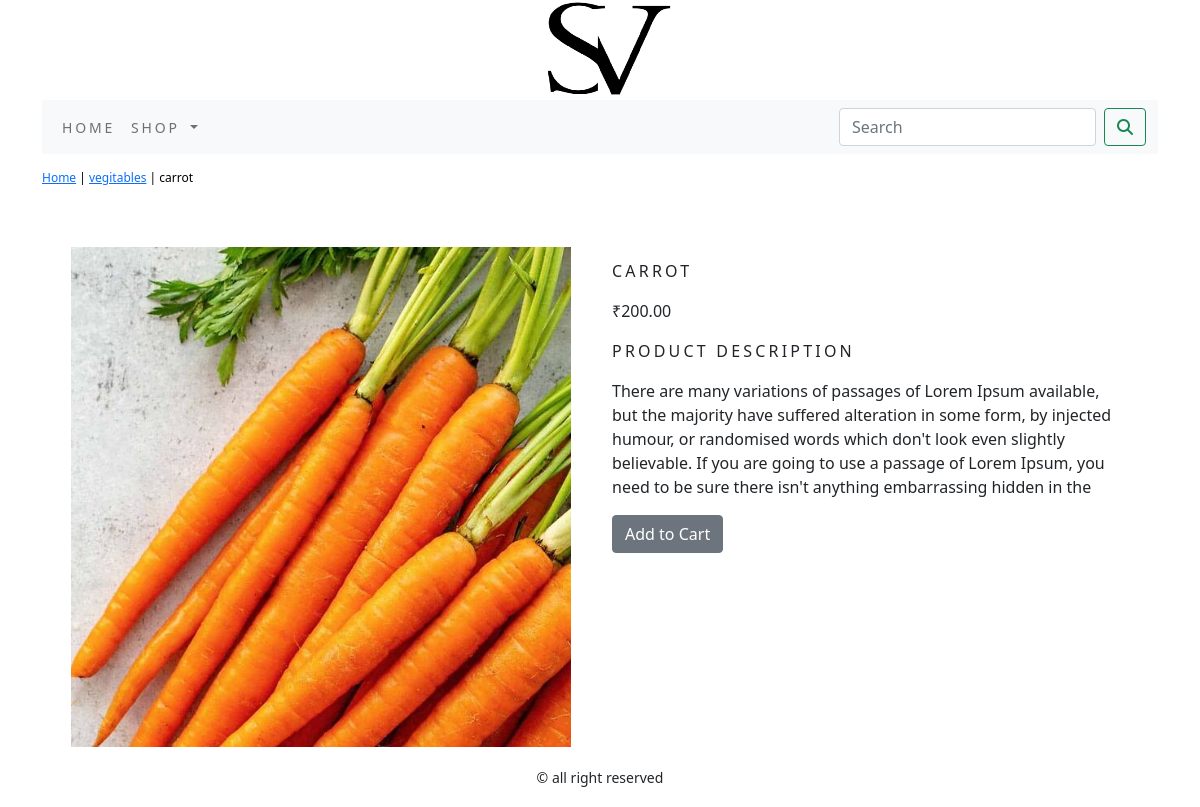
The page /shop/vegitables-stock/carrot/ on the database its author committed.
### shop/models.py (models this page shows, shortened)
class Product(models.Model):
    name = models.CharField(max_length=250, unique=True)
    slug = models.SlugField(max_length=250, unique=True)
    description = models.TextField(blank=True)
    price = models.DecimalField(max_digits=10, decimal_places=2)
    category = models.ForeignKey(Category, on_delete=models.CASCADE)
    image = models.ImageField(upload_to='product', blank=True)
    stock = models.IntegerField()
    available = models.BooleanField(default=True)
    created = models.DateTimeField(auto_now_add=True)
    updated = models.DateTimeField(auto_now=True)
    class Meta:
        ordering = ('name',)
        verbose_name = 'product'
        verbose_name_plural = 'products'

class Category(models.Model):
    name = models.CharField(max_length=250, unique=True)
    slug = models.SlugField(max_length=250, unique=True)
    description = models.TextField(blank=True)
    image = models.ImageField(upload_to='category', blank=True)
    class Meta:
        ordering = ('name',)
        verbose_name = 'category'
        verbose_name_plural = 'categories'
    def get_url(self):
        return reverse('shop:products_by_category', args=[self.slug])
    def __str__(self):
        return '{}'.format(self.name)

### shop/views.py (the view)
# urls.py: path('<slug:c_slug>/<slug:product_slug>/', views.proDetail, name='prodCatdetail'),
def proDetail(request, c_slug, product_slug):
    try:
        product = Product.objects.get(category__slug=c_slug, slug=product_slug)
    except Exception as e:
        raise e
    return render(request, 'product.html', {'product': product})

### cart/context_processors.py (called while the page is built)
def counter(request):
    item_count = 0
    if 'admin' in request.path:
        return {}
    else:
        try:
            cart = Cart.objects.filter(cart_id=_cart_id(request))
            cart_items = CartItem.objects.all().filter(cart=cart[:1])
            for cart_item in cart_items:
                item_count += cart_item.quantity
        except Cart.DoesNotExist:
            item_count = 0
    return dict(item_count=item_count)

### cart/views.py (called while the page is built)
def _cart_id(request):
    cart = request.session.session_key
    if not cart:
        cart = request.session.create()
    return cart

### shop/context_processors.py (called while the page is built)
def menu_links(request):
    links = Category.objects.all()
    return dict(links=links)

### templates/product.html (shortened to what this page needs)
{% extends 'base.html' %}
{% load static %}
{% block content %}
<div class="row my_prod_row_class">
    <div class="mx_auto">
        <p> <a href="{% url 'shop:allProdCat' %}"> Home</a>  | <a href="{{product.category.get_url}}">{{product.category}}</a> | {{product.name}}</p>
    </div>
    </div>
    <div class="container">
<br>
<div class="row">
    <div class="col-12 col-sm-12 col-md-12 col-lg-6 text-center">
        <div style="min-width:18rem; ">
            <img src="{{product.image.url}}" class="my_image" alt="{{product.name}}">
        </div>
    </div>
       <div class="col-12 col-sm-12 col-md-12 col-lg-6">
           <div>
           <h1 class="my_product_title">{{product.name}}</h1>
           <p>₹{{product.price}}</p>
           <p class="my_title">Product Description</p>
           <p class="text-justify my_prod_text">{{product.description}}</p>
           {% if product.stock <= 0 %}
           <p class="text-justify my_prod_text"><b> out of stock</b></p>
           {% else %}
           <a class="btn btn-secondary" href="{% url 'cart:add_cart' product.id %}">Add to Cart</a>
           {% endif %}
       </div>
           </div>
    </div>
</div>
{% endblock %}

### static/css/custom.css (style rules this page uses)
.my_image { width:500px; height:auto; }
.my_title { letter-spacing : .2em; font-size :16px; text-transform :uppercase; }
.my_prod_row_class { padding-top:15px; padding-bottom:20px; }
.my_prod_row_class .mx_auto { color: #000; font-size:12px; text-decoration:none; }
.my_product_title { font-size:16px; text-transform:uppercase; letter-spacing:.2em; padding-top:15px; padding-bottom:10px; }
.my_prod_text { padding-right:20px; }

### rows shown on the page
Product: category "vegitables", name "carrot", image (picture), name "CARROT", price "200.00", description "There are many variations of passages of Lorem Ipsum available, but the majority have suffered alteration in some form, by injected humour, or randomised words which don't look even slightly believable. If you are going to use a passage of Lorem Ipsum, you need to be sure there isn't anything embarrassing hidden in the"
